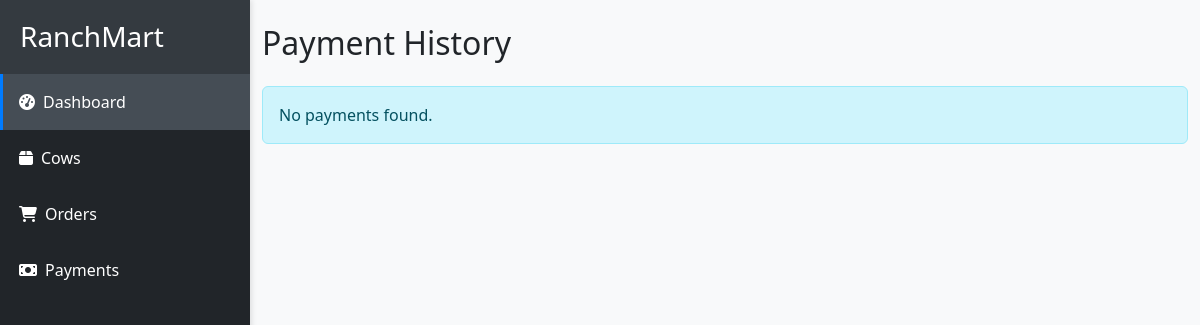
The page /payments/ on the database as committed earlier.
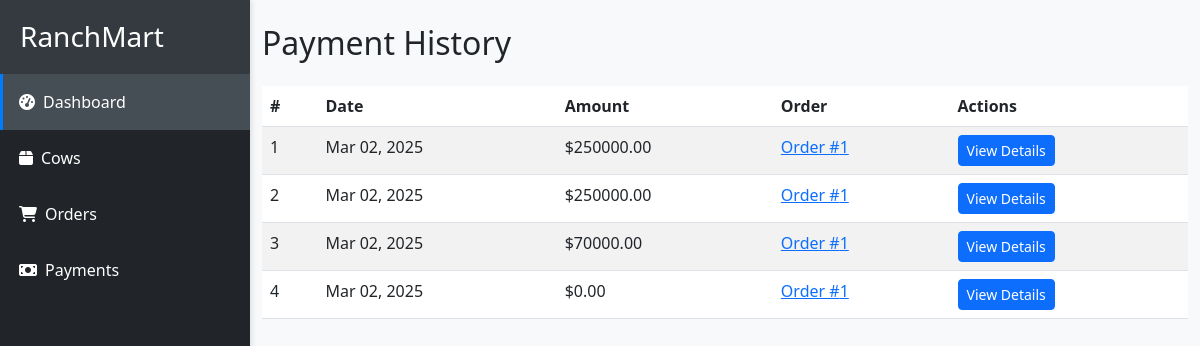
The same page on the database as committed later.
### payments/models.py (models this page shows, shortened)
class Payment(AbstractBaseModel):
    order = models.ForeignKey("orders.Order", on_delete=models.CASCADE)
    amount = models.DecimalField(max_digits=10, decimal_places=2)
    payment_method = models.CharField(max_length=255)

### orders/models.py (models this page shows, shortened)
class Order(AbstractBaseModel):
    user = models.ForeignKey("users.User", on_delete=models.CASCADE)
    total_cost = models.DecimalField(max_digits=100, decimal_places=2)
    amount_paid = models.DecimalField(max_digits=100, decimal_places=2, default=0)
    status = models.CharField(max_length=255, choices=STATUS_CHOICES)

### payments/views.py (the view)
# urls.py: path('payments/', include('payments.urls')),
def payments(request):
    payments = Payment.objects.all()
    return render(request, 'payments/payments.html', {'payments': payments})

### templates/payments/payments.html (shortened to what this page needs)
{% extends 'dashboard_base.html' %}
{% load static %}
{% block content %}
<div class="container my-4">
    <h2 class="mb-4">Payment History</h2>
    {% if payments %}
        <div class="table-responsive">
            <table class="table table-striped">
                <thead>
                    <tr>
                        <th>#</th>
                        <th>Date</th>
                        <th>Amount</th>
                        <th>Order</th>
                        <th>Actions</th>
                    </tr>
                </thead>
                <tbody>
                    {% for payment in payments %}
                        <tr>
                            <td>{{ forloop.counter }}</td>
                            <td>{{ payment.created_at|date:"M d, Y" }}</td>
                            <td>${{ payment.amount|floatformat:2 }}</td>
                            <td>
                                {% if payment.order %}
                                    <a href="{% url 'order-detail' payment.order.id %}">Order #{{ payment.order.id }}</a>
                                {% else %}
                                    N/A
                                {% endif %}
                            </td>
                            <td>
                                <a href="#" class="btn btn-sm btn-primary">View Details</a>
                            </td>
                        </tr>
                    {% endfor %}
                </tbody>
            </table>
        </div>
    {% else %}
        <div class="alert alert-info">
            No payments found.
        </div>
    {% endif %}
</div>
{% endblock %}

### templates/dashboard_base.html (shortened to what this page needs)
<!DOCTYPE html>
<html lang="en">
<head>
    <link href="https://cdn.jsdelivr.net/npm/bootstrap@5.3.0/dist/css/bootstrap.min.css" rel="stylesheet">
    <link rel="stylesheet" href="https://cdnjs.cloudflare.com/ajax/libs/font-awesome/6.4.0/css/all.min.css">
</head>
<body>
    <div class="wrapper">
        <nav id="sidebar" class="bg-dark">
            <div class="sidebar-header">
                <h3 class="text-white mb-0">RanchMart</h3>
            </div>
            <ul class="list-unstyled components">
                <li>
                    <a href="{% url 'dashboard' %}" class="d-flex align-items-center text-white p-3 active-link">
                        <i class="fas fa-tachometer-alt me-2"></i>
                        Dashboard
                    </a>
                </li>
                <li>
                    <a href="{% url 'cows' %}" class="d-flex align-items-center text-white p-3">
                        <i class="fas fa-box me-2"></i>
                        Cows
                    </a>
                </li>
                <li>
                    <a href="{% url 'orders' %}" class="d-flex align-items-center text-white p-3">
                        <i class="fas fa-shopping-cart me-2"></i>
                        Orders
                    </a>
                </li>
                <li>
                    <a href="{% url 'payments' %}" class="d-flex align-items-center text-white p-3">
                        <i class="fas fa-money-bill me-2"></i>
                        Payments
                    </a>
                </li>
            </ul>
        </nav>
        <div id="content">
            {% block content %}
            {% endblock content %}
        </div>
    </div>
</body>
</html>

### templates/dashboard_base.html (style rules this page uses)
.wrapper { display: flex; width: 100%; }
#sidebar { min-width: 250px; max-width: 250px; min-height: 100vh; transition: all 0.3s; box-shadow: 2px 0 5px rgba(0,0,0,0.1); }
#content { width: 100%; padding: 0; }
.sidebar-header { padding: 20px; background: #343a40; }
#sidebar ul li a { text-decoration: none; transition: all 0.3s; }
body { margin: 0; padding: 0; background-color: #f8f9fa; font-family: 'Segoe UI', system-ui, -apple-system, sans-serif; }
#sidebar ul li a { padding: 15px 20px; color: rgba(255,255,255,0.8); border-left: 3px solid transparent; }
.active-link { background: #454d55; border-left: 3px solid #007bff !important; }

Rows that differ between the two databases and show on the page:
added Payment: created_at "Mar 02, 2025", amount "250000.00", order.id "1"
added Payment: created_at "Mar 02, 2025", amount "250000.00", order.id "1"
added Payment: created_at "Mar 02, 2025", amount "70000.00", order.id "1"
added Payment: created_at "Mar 02, 2025", amount "0.00", order.id "1"
Other text that changed with them:
text no longer shown: "No payments found."
text now shown: "# Date Amount Order Actions"
